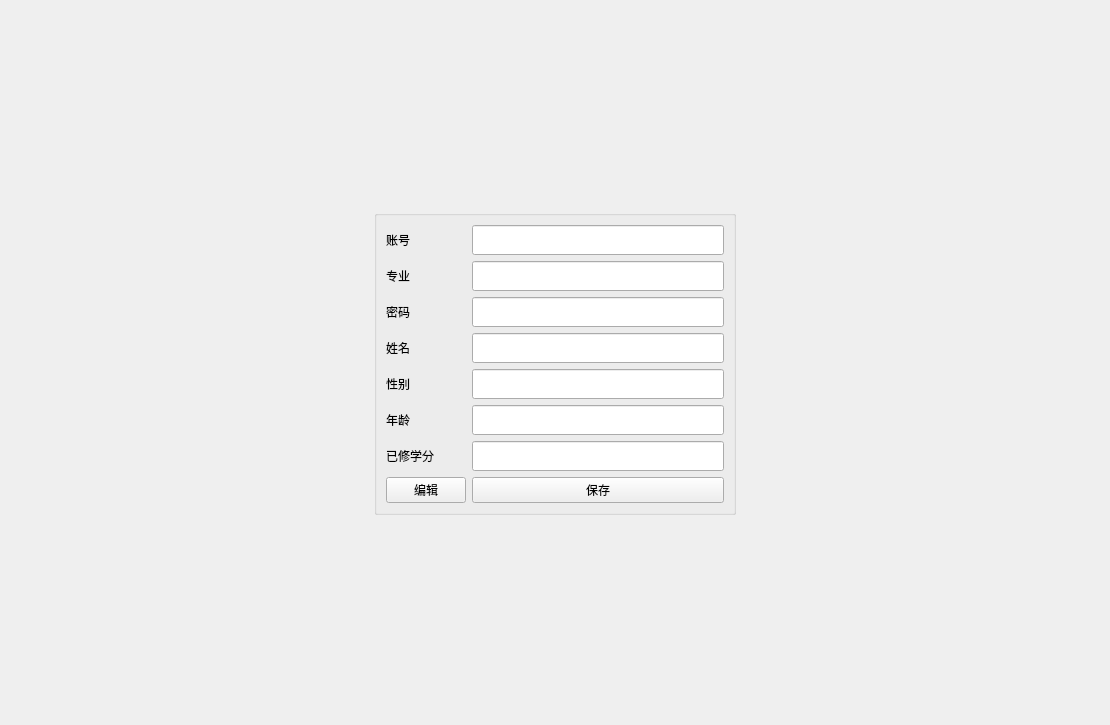
<?xml version="1.0" encoding="UTF-8"?>
<ui version="4.0">
 <class>stu_ChangeWindow</class>
 <widget class="QWidget" name="stu_ChangeWindow">
  <property name="geometry">
   <rect>
    <x>0</x>
    <y>0</y>
    <width>1110</width>
    <height>725</height>
   </rect>
  </property>
  <property name="windowTitle">
   <string>个人账户设置</string>
  </property>
  <layout class="QGridLayout" name="gridLayout_2">
   <item row="0" column="0">
    <layout class="QVBoxLayout" name="verticalLayout">
     <item>
      <spacer name="verticalSpacer_2">
       <property name="orientation">
        <enum>Qt::Vertical</enum>
       </property>
       <property name="sizeHint" stdset="0">
        <size>
         <width>20</width>
         <height>40</height>
        </size>
       </property>
      </spacer>
     </item>
     <item>
      <layout class="QHBoxLayout" name="horizontalLayout">
       <item>
        <spacer name="horizontalSpacer">
         <property name="orientation">
          <enum>Qt::Horizontal</enum>
         </property>
         <property name="sizeHint" stdset="0">
          <size>
           <width>40</width>
           <height>20</height>
          </size>
         </property>
        </spacer>
       </item>
       <item>
        <widget class="QGroupBox" name="groupBox">
         <property name="title">
          <string/>
         </property>
         <layout class="QGridLayout" name="gridLayout">
          <item row="0" column="0">
           <layout class="QFormLayout" name="formLayout">
            <item row="0" column="0">
             <widget class="QLabel" name="label">
              <property name="text">
               <string>账号</string>
              </property>
             </widget>
            </item>
            <item row="0" column="1">
             <widget class="QLineEdit" name="lineEditAccount">
              <property name="minimumSize">
               <size>
                <width>0</width>
                <height>30</height>
               </size>
              </property>
             </widget>
            </item>
            <item row="2" column="0">
             <widget class="QLabel" name="label_2">
              <property name="text">
               <string>专业</string>
              </property>
             </widget>
            </item>
            <item row="2" column="1">
             <widget class="QLineEdit" name="lineEditMajorId">
              <property name="minimumSize">
               <size>
                <width>0</width>
                <height>30</height>
               </size>
              </property>
             </widget>
            </item>
            <item row="4" column="0">
             <widget class="QLabel" name="label_3">
              <property name="text">
               <string>密码</string>
              </property>
             </widget>
            </item>
            <item row="4" column="1">
             <widget class="QLineEdit" name="lineEditPassword">
              <property name="minimumSize">
               <size>
                <width>0</width>
                <height>30</height>
               </size>
              </property>
             </widget>
            </item>
            <item row="6" column="0">
             <widget class="QLabel" name="label_4">
              <property name="text">
               <string>姓名</string>
              </property>
             </widget>
            </item>
            <item row="6" column="1">
             <widget class="QLineEdit" name="lineEditName">
              <property name="minimumSize">
               <size>
                <width>0</width>
                <height>30</height>
               </size>
              </property>
             </widget>
            </item>
            <item row="8" column="0">
             <widget class="QLabel" name="label_5">
              <property name="text">
               <string>性别</string>
              </property>
             </widget>
            </item>
            <item row="8" column="1">
             <widget class="QLineEdit" name="lineEditSex">
              <property name="minimumSize">
               <size>
                <width>0</width>
                <height>30</height>
               </size>
              </property>
             </widget>
            </item>
            <item row="10" column="0">
             <widget class="QLabel" name="label_6">
              <property name="text">
               <string>年龄</string>
              </property>
             </widget>
            </item>
            <item row="10" column="1">
             <widget class="QLineEdit" name="lineEditAge">
              <property name="minimumSize">
               <size>
                <width>0</width>
                <height>30</height>
               </size>
              </property>
             </widget>
            </item>
            <item row="12" column="0">
             <widget class="QLabel" name="label_7">
              <property name="text">
               <string>已修学分</string>
              </property>
             </widget>
            </item>
            <item row="12" column="1">
             <widget class="QLineEdit" name="lineEditSumScore">
              <property name="minimumSize">
               <size>
                <width>0</width>
                <height>30</height>
               </size>
              </property>
             </widget>
            </item>
            <item row="14" column="0">
             <widget class="QPushButton" name="pushButtonEdit">
              <property name="text">
               <string>编辑</string>
              </property>
             </widget>
            </item>
            <item row="14" column="1">
             <widget class="QPushButton" name="pushButtonSave">
              <property name="text">
               <string>保存</string>
              </property>
             </widget>
            </item>
           </layout>
          </item>
         </layout>
        </widget>
       </item>
       <item>
        <spacer name="horizontalSpacer_2">
         <property name="orientation">
          <enum>Qt::Horizontal</enum>
         </property>
         <property name="sizeHint" stdset="0">
          <size>
           <width>40</width>
           <height>20</height>
          </size>
         </property>
        </spacer>
       </item>
      </layout>
     </item>
     <item>
      <spacer name="verticalSpacer">
       <property name="orientation">
        <enum>Qt::Vertical</enum>
       </property>
       <property name="sizeHint" stdset="0">
        <size>
         <width>20</width>
         <height>40</height>
        </size>
       </property>
      </spacer>
     </item>
    </layout>
   </item>
  </layout>
 </widget>
 <resources/>
 <connections/>
</ui>
